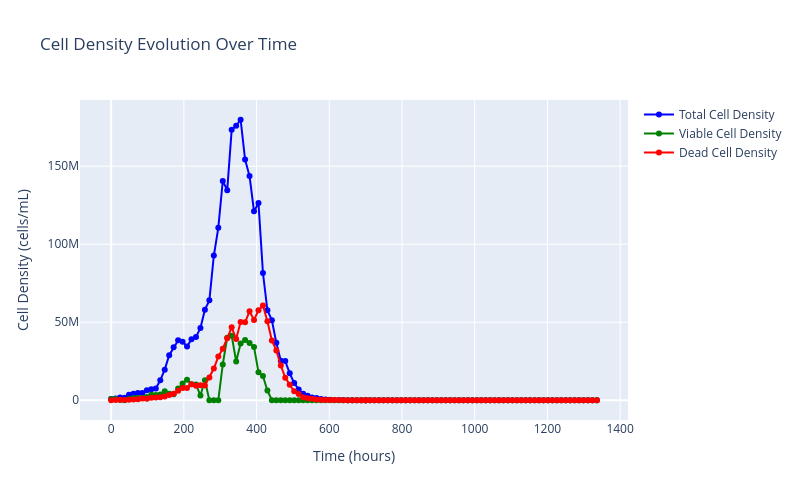
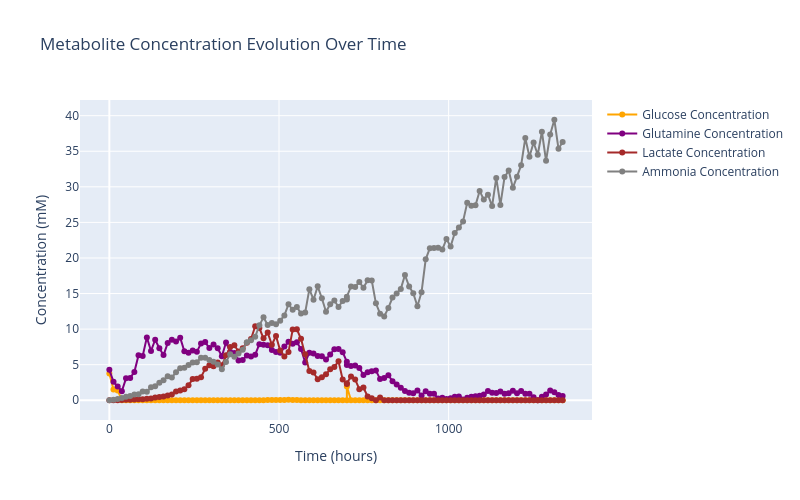
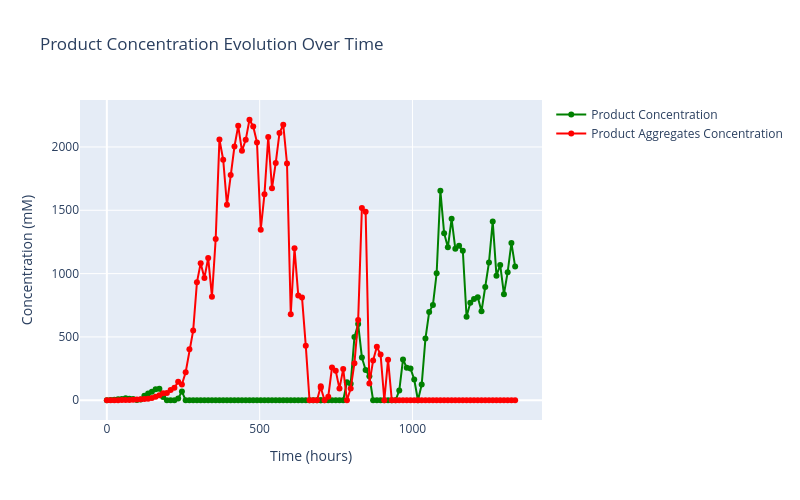
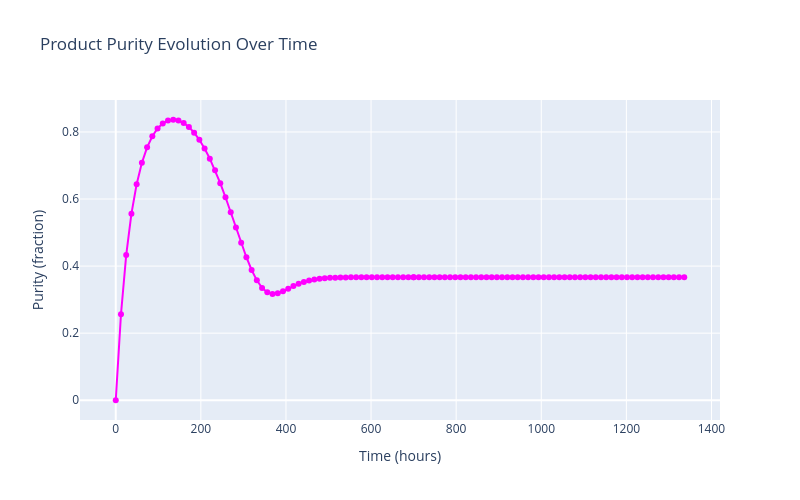

Source (notebook cell) for these figures, in order:
### Markdown cell above
## 5. Visualize Results

### Code cell
solution_plots = plot_reaction_evolution_timeseries(solution)
for fig in solution_plots:
    fig.show()
